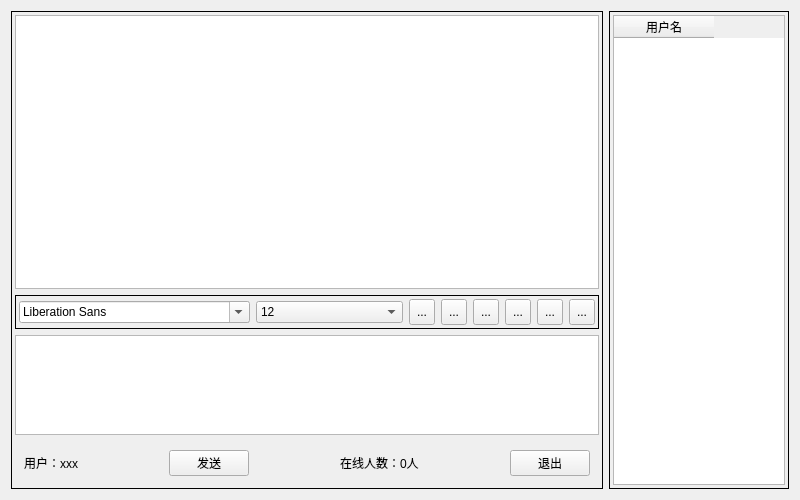
<?xml version="1.0" encoding="UTF-8"?>
<ui version="4.0">
 <class>Widget</class>
 <widget class="QWidget" name="Widget">
  <property name="geometry">
   <rect>
    <x>0</x>
    <y>0</y>
    <width>800</width>
    <height>500</height>
   </rect>
  </property>
  <property name="windowTitle">
   <string>Widget</string>
  </property>
  <layout class="QHBoxLayout" name="horizontalLayout_6">
   <item>
    <widget class="QWidget" name="widget_7" native="true">
     <layout class="QHBoxLayout" name="horizontalLayout_5">
      <property name="leftMargin">
       <number>0</number>
      </property>
      <property name="topMargin">
       <number>0</number>
      </property>
      <property name="rightMargin">
       <number>0</number>
      </property>
      <property name="bottomMargin">
       <number>0</number>
      </property>
      <item>
       <widget class="QFrame" name="frame_6">
        <property name="frameShape">
         <enum>QFrame::Box</enum>
        </property>
        <layout class="QVBoxLayout" name="verticalLayout_3">
         <property name="leftMargin">
          <number>3</number>
         </property>
         <property name="topMargin">
          <number>3</number>
         </property>
         <property name="rightMargin">
          <number>3</number>
         </property>
         <property name="bottomMargin">
          <number>3</number>
         </property>
         <item>
          <widget class="QWidget" name="widget_4" native="true">
           <layout class="QVBoxLayout" name="verticalLayout_2">
            <property name="leftMargin">
             <number>0</number>
            </property>
            <property name="topMargin">
             <number>0</number>
            </property>
            <property name="rightMargin">
             <number>0</number>
            </property>
            <property name="bottomMargin">
             <number>0</number>
            </property>
            <item>
             <widget class="QWidget" name="widget_2" native="true">
              <layout class="QVBoxLayout" name="verticalLayout">
               <property name="leftMargin">
                <number>0</number>
               </property>
               <property name="topMargin">
                <number>0</number>
               </property>
               <property name="rightMargin">
                <number>0</number>
               </property>
               <property name="bottomMargin">
                <number>0</number>
               </property>
               <item>
                <widget class="QWidget" name="widget" native="true">
                 <layout class="QHBoxLayout" name="horizontalLayout_2">
                  <property name="leftMargin">
                   <number>0</number>
                  </property>
                  <property name="topMargin">
                   <number>0</number>
                  </property>
                  <property name="rightMargin">
                   <number>0</number>
                  </property>
                  <property name="bottomMargin">
                   <number>0</number>
                  </property>
                  <item>
                   <widget class="QTextBrowser" name="msgBrowser"/>
                  </item>
                 </layout>
                </widget>
               </item>
               <item>
                <widget class="QFrame" name="frame_2">
                 <property name="frameShape">
                  <enum>QFrame::Box</enum>
                 </property>
                 <layout class="QHBoxLayout" name="horizontalLayout">
                  <property name="leftMargin">
                   <number>3</number>
                  </property>
                  <property name="topMargin">
                   <number>3</number>
                  </property>
                  <property name="rightMargin">
                   <number>3</number>
                  </property>
                  <property name="bottomMargin">
                   <number>3</number>
                  </property>
                  <item>
                   <widget class="QFontComboBox" name="fontCbx"/>
                  </item>
                  <item>
                   <widget class="QComboBox" name="sizeCbx">
                    <property name="currentText">
                     <string>12</string>
                    </property>
                    <property name="currentIndex">
                     <number>7</number>
                    </property>
                    <item>
                     <property name="text">
                      <string>5</string>
                     </property>
                    </item>
                    <item>
                     <property name="text">
                      <string>6</string>
                     </property>
                    </item>
                    <item>
                     <property name="text">
                      <string>7</string>
                     </property>
                    </item>
                    <item>
                     <property name="text">
                      <string>8</string>
                     </property>
                    </item>
                    <item>
                     <property name="text">
                      <string>9</string>
                     </property>
                    </item>
                    <item>
                     <property name="text">
                      <string>10</string>
                     </property>
                    </item>
                    <item>
                     <property name="text">
                      <string>11</string>
                     </property>
                    </item>
                    <item>
                     <property name="text">
                      <string>12</string>
                     </property>
                    </item>
                    <item>
                     <property name="text">
                      <string>13</string>
                     </property>
                    </item>
                    <item>
                     <property name="text">
                      <string>14</string>
                     </property>
                    </item>
                    <item>
                     <property name="text">
                      <string>15</string>
                     </property>
                    </item>
                    <item>
                     <property name="text">
                      <string>16</string>
                     </property>
                    </item>
                    <item>
                     <property name="text">
                      <string>17</string>
                     </property>
                    </item>
                    <item>
                     <property name="text">
                      <string>18</string>
                     </property>
                    </item>
                    <item>
                     <property name="text">
                      <string>19</string>
                     </property>
                    </item>
                    <item>
                     <property name="text">
                      <string>20</string>
                     </property>
                    </item>
                   </widget>
                  </item>
                  <item>
                   <widget class="QToolButton" name="boldTBtn">
                    <property name="minimumSize">
                     <size>
                      <width>26</width>
                      <height>26</height>
                     </size>
                    </property>
                    <property name="toolTip">
                     <string>加粗</string>
                    </property>
                    <property name="text">
                     <string>...</string>
                    </property>
                    <property name="icon">
                     <iconset resource="ref.qrc">
                      <normaloff>:/img/bold.png</normaloff>:/img/bold.png</iconset>
                    </property>
                    <property name="iconSize">
                     <size>
                      <width>20</width>
                      <height>20</height>
                     </size>
                    </property>
                    <property name="checkable">
                     <bool>true</bool>
                    </property>
                   </widget>
                  </item>
                  <item>
                   <widget class="QToolButton" name="italicTBtn">
                    <property name="minimumSize">
                     <size>
                      <width>26</width>
                      <height>26</height>
                     </size>
                    </property>
                    <property name="toolTip">
                     <string>倾斜</string>
                    </property>
                    <property name="text">
                     <string>...</string>
                    </property>
                    <property name="icon">
                     <iconset resource="ref.qrc">
                      <normaloff>:/img/italic.png</normaloff>:/img/italic.png</iconset>
                    </property>
                    <property name="iconSize">
                     <size>
                      <width>20</width>
                      <height>20</height>
                     </size>
                    </property>
                    <property name="checkable">
                     <bool>true</bool>
                    </property>
                   </widget>
                  </item>
                  <item>
                   <widget class="QToolButton" name="underlineTBtn">
                    <property name="minimumSize">
                     <size>
                      <width>26</width>
                      <height>26</height>
                     </size>
                    </property>
                    <property name="toolTip">
                     <string>下划线</string>
                    </property>
                    <property name="text">
                     <string>...</string>
                    </property>
                    <property name="icon">
                     <iconset resource="ref.qrc">
                      <normaloff>:/img/under.png</normaloff>:/img/under.png</iconset>
                    </property>
                    <property name="iconSize">
                     <size>
                      <width>20</width>
                      <height>20</height>
                     </size>
                    </property>
                    <property name="checkable">
                     <bool>true</bool>
                    </property>
                   </widget>
                  </item>
                  <item>
                   <widget class="QToolButton" name="colorTBtn">
                    <property name="minimumSize">
                     <size>
                      <width>26</width>
                      <height>26</height>
                     </size>
                    </property>
                    <property name="toolTip">
                     <string>更改字体颜色</string>
                    </property>
                    <property name="text">
                     <string>...</string>
                    </property>
                    <property name="icon">
                     <iconset resource="ref.qrc">
                      <normaloff>:/img/color.png</normaloff>:/img/color.png</iconset>
                    </property>
                    <property name="iconSize">
                     <size>
                      <width>20</width>
                      <height>20</height>
                     </size>
                    </property>
                   </widget>
                  </item>
                  <item>
                   <widget class="QToolButton" name="saveTBtn">
                    <property name="minimumSize">
                     <size>
                      <width>26</width>
                      <height>26</height>
                     </size>
                    </property>
                    <property name="toolTip">
                     <string>保存聊天记录</string>
                    </property>
                    <property name="text">
                     <string>...</string>
                    </property>
                    <property name="icon">
                     <iconset resource="ref.qrc">
                      <normaloff>:/img/save.png</normaloff>:/img/save.png</iconset>
                    </property>
                    <property name="iconSize">
                     <size>
                      <width>20</width>
                      <height>20</height>
                     </size>
                    </property>
                   </widget>
                  </item>
                  <item>
                   <widget class="QToolButton" name="clearTBtn">
                    <property name="minimumSize">
                     <size>
                      <width>26</width>
                      <height>26</height>
                     </size>
                    </property>
                    <property name="toolTip">
                     <string>清空聊天记录</string>
                    </property>
                    <property name="text">
                     <string>...</string>
                    </property>
                    <property name="icon">
                     <iconset resource="ref.qrc">
                      <normaloff>:/img/clear.png</normaloff>:/img/clear.png</iconset>
                    </property>
                    <property name="iconSize">
                     <size>
                      <width>20</width>
                      <height>20</height>
                     </size>
                    </property>
                   </widget>
                  </item>
                 </layout>
                </widget>
               </item>
              </layout>
             </widget>
            </item>
            <item>
             <widget class="QWidget" name="widget_3" native="true">
              <property name="minimumSize">
               <size>
                <width>0</width>
                <height>100</height>
               </size>
              </property>
              <property name="maximumSize">
               <size>
                <width>16777215</width>
                <height>100</height>
               </size>
              </property>
              <layout class="QHBoxLayout" name="horizontalLayout_3">
               <property name="leftMargin">
                <number>0</number>
               </property>
               <property name="topMargin">
                <number>0</number>
               </property>
               <property name="rightMargin">
                <number>0</number>
               </property>
               <property name="bottomMargin">
                <number>0</number>
               </property>
               <item>
                <widget class="QTextEdit" name="msgTxtEdit">
                 <property name="minimumSize">
                  <size>
                   <width>0</width>
                   <height>100</height>
                  </size>
                 </property>
                 <property name="maximumSize">
                  <size>
                   <width>16777215</width>
                   <height>100</height>
                  </size>
                 </property>
                </widget>
               </item>
              </layout>
             </widget>
            </item>
           </layout>
          </widget>
         </item>
         <item>
          <widget class="QWidget" name="widget_5" native="true">
           <layout class="QHBoxLayout" name="horizontalLayout_4">
            <item>
             <widget class="QLabel" name="usrName">
              <property name="text">
               <string>用户：xxx</string>
              </property>
             </widget>
            </item>
            <item>
             <spacer name="horizontalSpacer_3">
              <property name="orientation">
               <enum>Qt::Horizontal</enum>
              </property>
              <property name="sizeHint" stdset="0">
               <size>
                <width>40</width>
                <height>20</height>
               </size>
              </property>
             </spacer>
            </item>
            <item>
             <widget class="QPushButton" name="sendBtn">
              <property name="text">
               <string>发送</string>
              </property>
              <property name="shortcut">
               <string>Ctrl+Return</string>
              </property>
             </widget>
            </item>
            <item>
             <spacer name="horizontalSpacer">
              <property name="orientation">
               <enum>Qt::Horizontal</enum>
              </property>
              <property name="sizeHint" stdset="0">
               <size>
                <width>40</width>
                <height>20</height>
               </size>
              </property>
             </spacer>
            </item>
            <item>
             <widget class="QLabel" name="usrNumLbl">
              <property name="text">
               <string>在线人数：0人</string>
              </property>
             </widget>
            </item>
            <item>
             <spacer name="horizontalSpacer_2">
              <property name="orientation">
               <enum>Qt::Horizontal</enum>
              </property>
              <property name="sizeHint" stdset="0">
               <size>
                <width>40</width>
                <height>20</height>
               </size>
              </property>
             </spacer>
            </item>
            <item>
             <widget class="QPushButton" name="exitBtn">
              <property name="text">
               <string>退出</string>
              </property>
              <property name="shortcut">
               <string>Ctrl+Q</string>
              </property>
             </widget>
            </item>
           </layout>
          </widget>
         </item>
        </layout>
       </widget>
      </item>
      <item>
       <widget class="QFrame" name="frame_7">
        <property name="maximumSize">
         <size>
          <width>180</width>
          <height>16777215</height>
         </size>
        </property>
        <property name="frameShape">
         <enum>QFrame::Box</enum>
        </property>
        <layout class="QVBoxLayout" name="verticalLayout_4">
         <property name="leftMargin">
          <number>3</number>
         </property>
         <property name="topMargin">
          <number>3</number>
         </property>
         <property name="rightMargin">
          <number>3</number>
         </property>
         <property name="bottomMargin">
          <number>3</number>
         </property>
         <item>
          <widget class="QTableWidget" name="usrTblWidget">
           <property name="maximumSize">
            <size>
             <width>180</width>
             <height>16777215</height>
            </size>
           </property>
           <column>
            <property name="text">
             <string>用户名</string>
            </property>
           </column>
          </widget>
         </item>
        </layout>
       </widget>
      </item>
     </layout>
    </widget>
   </item>
  </layout>
 </widget>
 <resources>
  <include location="ref.qrc"/>
 </resources>
 <connections/>
</ui>
